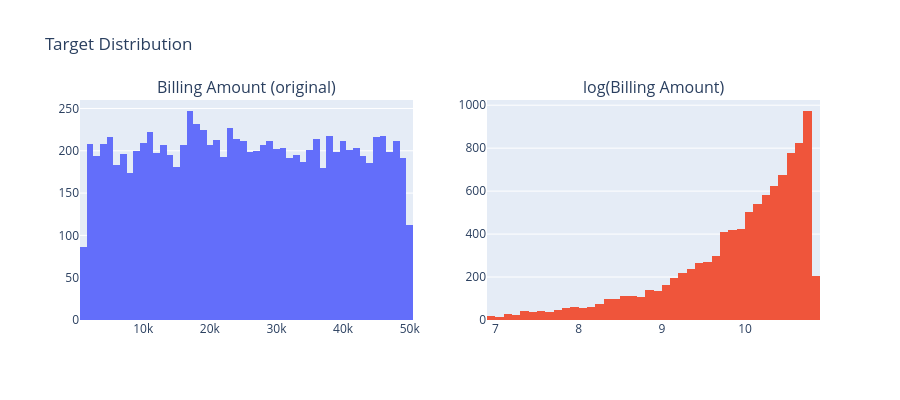

Source (notebook cell):
### Code cell
# Compare original vs log-transformed target
fig = make_subplots(rows=1, cols=2,
                    subplot_titles=["Billing Amount (original)", "log(Billing Amount)"])
fig.add_trace(go.Histogram(x=df["Billing Amount"], nbinsx=50, name="Original"), row=1, col=1)
fig.add_trace(go.Histogram(x=df["log_billing"],    nbinsx=50, name="Log"),      row=1, col=2)
fig.update_layout(height=400, title="Target Distribution", showlegend=False)
fig.show()

### Figure 1 — Plotly figure (JSON) as saved in the notebook; plotly's stock layout.template omitted (floating-point values rounded to 4 significant figures; data arrays with more than 128 entries replaced by an {"elided": "..."} marker saying what was removed)
{"data": [{"name": "Original", "nbinsx": 50, "type": "histogram", "x": {"elided": "10000 float values"}, "xaxis": "x", "yaxis": "y"}, {"name": "Log", "nbinsx": 50, "type": "histogram", "x": {"elided": "10000 float values"}, "xaxis": "x2", "yaxis": "y2"}], "layout": {"annotations": [{"font": {"size": 16}, "showarrow": false, "text": "Billing Amount (original)", "x": 0.225, "xanchor": "center", "xref": "paper", "y": 1, "yanchor": "bottom", "yref": "paper"}, {"font": {"size": 16}, "showarrow": false, "text": "log(Billing Amount)", "x": 0.775, "xanchor": "center", "xref": "paper", "y": 1, "yanchor": "bottom", "yref": "paper"}], "height": 400, "showlegend": false, "title": {"text": "Target Distribution"}, "xaxis": {"anchor": "y", "domain": [0, 0.45]}, "xaxis2": {"anchor": "y2", "domain": [0.55, 1]}, "yaxis": {"anchor": "x", "domain": [0, 1]}, "yaxis2": {"anchor": "x2", "domain": [0, 1]}}}
